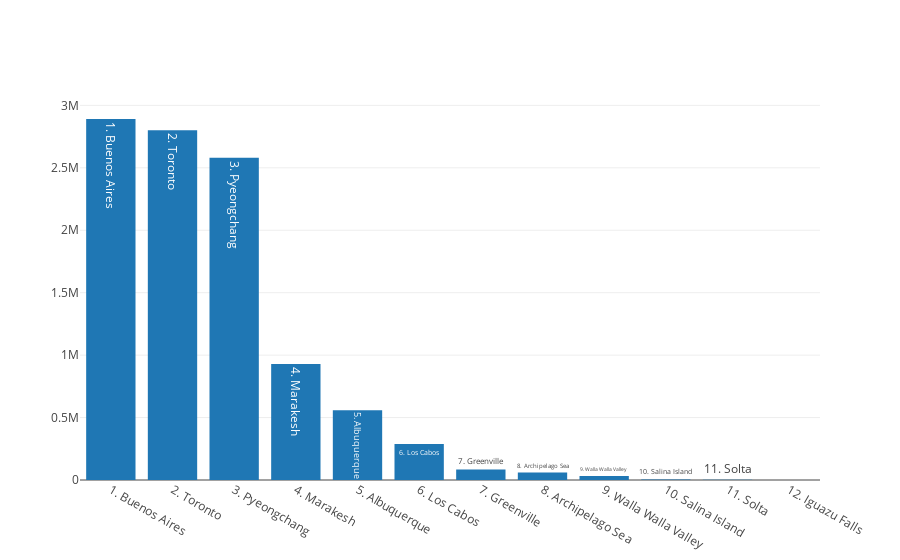

Notebook source saved alongside this figure:
### Code cell
import plotly
plotly.offline.init_notebook_mode(connected=True)
plotly.offline.iplot([trace_populations])

### Figure 1 — Plotly figure (JSON) as saved in the notebook; plotly's stock layout.template omitted (floating-point values rounded to 4 significant figures)
{"data": [{"name": "Population", "text": ["1. Buenos Aires", "2. Toronto", "3. Pyeongchang", "4. Marakesh", "5. Albuquerque", "6. Los Cabos", "7. Greenville", "8. Archipelago Sea", "9. Walla Walla Valley", "10. Salina Island", "11. Solta", "12. Iguazu Falls"], "type": "bar", "x": ["1. Buenos Aires", "2. Toronto", "3. Pyeongchang", "4. Marakesh", "5. Albuquerque", "6. Los Cabos", "7. Greenville", "8. Archipelago Sea", "9. Walla Walla Valley", "10. Salina Island", "11. Solta", "12. Iguazu Falls"], "y": [2891000, 2800000, 2581000, 928850, 559277, 287651, 84554, 60000, 32237, 4000, 1700, 0]}], "layout": {}}
